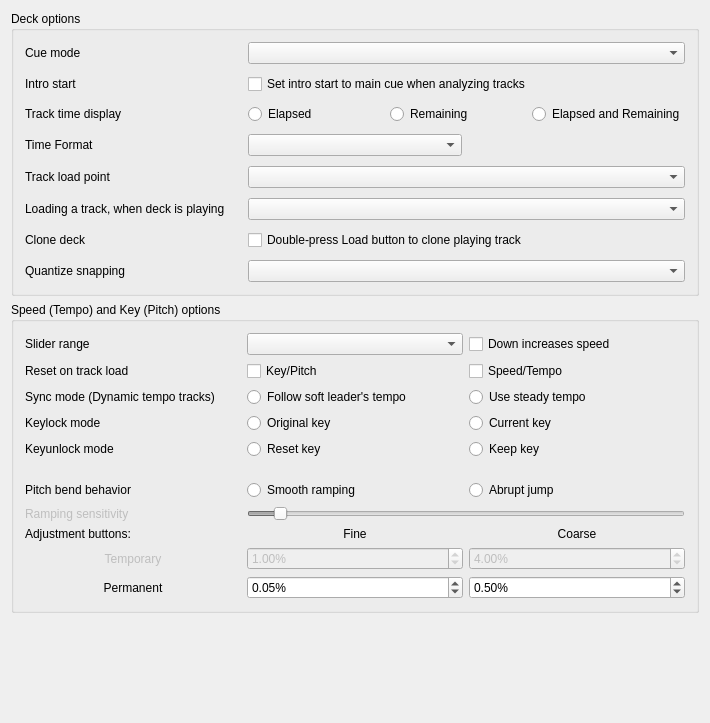
<?xml version="1.0" encoding="UTF-8"?>
<ui version="4.0">
 <class>DlgPrefDeckDlg</class>
 <widget class="QWidget" name="DlgPrefDeckDlg">
  <property name="geometry">
   <rect>
    <x>0</x>
    <y>0</y>
    <width>710</width>
    <height>723</height>
   </rect>
  </property>
  <property name="windowTitle">
   <string>Deck Preferences</string>
  </property>
  <layout class="QGridLayout" name="gridLayout_3">
   <item row="0" column="0">
    <widget class="QGroupBox" name="groupBoxDeckOptions">
     <property name="title">
      <string>Deck options</string>
     </property>
     <layout class="QGridLayout" name="GridLayout1">
      <property name="spacing">
       <number>10</number>
      </property>
      <item row="5" column="0">
       <widget class="QLabel" name="labelLoadWhenDeckPlaying">
        <property name="text">
         <string>Loading a track, when deck is playing</string>
        </property>
        <property name="buddy">
         <cstring>comboBoxLoadWhenDeckPlaying</cstring>
        </property>
       </widget>
      </item>
      <item row="0" column="0">
       <widget class="QLabel" name="labelCueMode">
        <property name="text">
         <string>Cue mode</string>
        </property>
        <property name="openExternalLinks">
         <bool>true</bool>
        </property>
        <property name="buddy">
         <cstring>ComboBoxCueMode</cstring>
        </property>
       </widget>
      </item>
      <item row="4" column="1" colspan="2">
       <widget class="QComboBox" name="comboBoxLoadPoint"/>
      </item>
      <item row="1" column="1" colspan="2">
       <widget class="QCheckBox" name="checkBoxIntroStartMove">
        <property name="toolTip">
         <string>When the analyzer places the intro start point automatically,
it will place it at the main cue point if the main cue point has been set previously.
This may be helpful for upgrading to Mixxx 2.3 from earlier versions.

If this option is disabled, the intro start point is automatically placed at the first sound.</string>
        </property>
        <property name="text">
         <string>Set intro start to main cue when analyzing tracks</string>
        </property>
       </widget>
      </item>
      <item row="1" column="0">
       <widget class="QLabel" name="labelIntroStartMove">
        <property name="text">
         <string>Intro start</string>
        </property>
        <property name="buddy">
         <cstring>ComboBoxCueMode</cstring>
        </property>
       </widget>
      </item>
      <item row="0" column="1" colspan="2">
       <widget class="QComboBox" name="ComboBoxCueMode">
        <property name="toolTip">
         <string>Mixxx mode:
- Cue button while pause at cue point = preview
- Cue button while pause not at cue point = set cue point
- Cue button while playing = pause at cue point
Mixxx mode (no blinking):
- Same as Mixxx mode but with no blinking indicators
Pioneer mode:
- Same as Mixxx mode with a flashing play button
Denon mode:
- Cue button at cue point = preview
- Cue button not at cue point = pause at cue point
- Play = set cue point
Numark mode:
- Same as Denon mode, but without a flashing play button
CUP mode:
- Cue button while pause at cue point = play after release
- Cue button while pause not at cue point = set cue point and play after release
- Cue button while playing = go to cue point and play after release
</string>
        </property>
       </widget>
      </item>
      <item row="6" column="0">
       <widget class="QLabel" name="labelCloneDeckOnLoadDoubleTap">
        <property name="text">
         <string>Clone deck</string>
        </property>
        <property name="buddy">
         <cstring>checkBoxCloneDeckOnLoadDoubleTap</cstring>
        </property>
       </widget>
      </item>
      <item row="3" column="0">
       <widget class="QLabel" name="labelTimeDisplay">
        <property name="text">
         <string>Time Format</string>
        </property>
       </widget>
      </item>
      <item row="3" column="1">
       <widget class="QComboBox" name="comboBoxTimeFormat"/>
      </item>
      <item row="4" column="0">
       <widget class="QLabel" name="labelLoadPoint">
        <property name="text">
         <string>Track load point</string>
        </property>
       </widget>
      </item>
      <item row="2" column="0">
       <widget class="QLabel" name="labelPositionDisplay">
        <property name="enabled">
         <bool>true</bool>
        </property>
        <property name="font">
         <font/>
        </property>
        <property name="text">
         <string>Track time display</string>
        </property>
        <property name="wordWrap">
         <bool>false</bool>
        </property>
        <property name="buddy">
         <cstring>radioButtonElapsed</cstring>
        </property>
       </widget>
      </item>
      <item row="5" column="1" colspan="2">
       <widget class="QComboBox" name="comboBoxLoadWhenDeckPlaying"/>
      </item>
      <item row="2" column="1" colspan="2">
       <layout class="QHBoxLayout" name="horizontalLayout">
        <item>
         <widget class="QRadioButton" name="radioButtonElapsed">
          <property name="text">
           <string>Elapsed</string>
          </property>
          <attribute name="buttonGroup">
           <string notr="true">buttonGroupTrackTime</string>
          </attribute>
         </widget>
        </item>
        <item>
         <widget class="QRadioButton" name="radioButtonRemaining">
          <property name="text">
           <string>Remaining</string>
          </property>
          <attribute name="buttonGroup">
           <string notr="true">buttonGroupTrackTime</string>
          </attribute>
         </widget>
        </item>
        <item>
         <widget class="QRadioButton" name="radioButtonElapsedAndRemaining">
          <property name="text">
           <string>Elapsed and Remaining</string>
          </property>
          <attribute name="buttonGroup">
           <string notr="true">buttonGroupTrackTime</string>
          </attribute>
         </widget>
        </item>
       </layout>
      </item>
      <item row="6" column="1" colspan="2">
       <widget class="QCheckBox" name="checkBoxCloneDeckOnLoadDoubleTap">
        <property name="toolTip">
         <string>Create a playing clone of the first playing deck by double-tapping a Load button on a controller or keyboard.
You can always drag-and-drop tracks on screen to clone a deck.</string>
        </property>
        <property name="text">
         <string>Double-press Load button to clone playing track</string>
        </property>
       </widget>
      </item>
      <item row="7" column="0">
       <widget class="QLabel" name="labelQuantizeResolution">
        <property name="text">
         <string>Quantize snapping</string>
        </property>
        <property name="buddy">
         <cstring>comboBoxQuantizeResolution</cstring>
        </property>
       </widget>
      </item>
      <item row="7" column="1" colspan="2">
       <widget class="QComboBox" name="comboBoxQuantizeResolution"/>
      </item>
     </layout>
    </widget>
   </item>
   <item row="1" column="0">
    <widget class="QGroupBox" name="groupBoxSpeedPitchOptions">
     <property name="title">
      <string>Speed (Tempo) and Key (Pitch) options</string>
     </property>
     <layout class="QGridLayout" name="gridLayout_7">
      <item row="0" column="0">
       <layout class="QGridLayout" name="GridLayoutSpeedOptions">
        <item row="11" column="2">
         <widget class="QDoubleSpinBox" name="spinBoxPermanentRateCoarse">
          <property name="toolTip">
           <string>Permanent rate change when left-clicking</string>
          </property>
          <property name="accelerated">
           <bool>true</bool>
          </property>
          <property name="suffix">
           <string>%</string>
          </property>
          <property name="decimals">
           <number>2</number>
          </property>
          <property name="minimum">
           <double>0.010000000000000</double>
          </property>
          <property name="maximum">
           <double>10.000000000000000</double>
          </property>
          <property name="singleStep">
           <double>0.010000000000000</double>
          </property>
          <property name="value">
           <double>0.500000000000000</double>
          </property>
         </widget>
        </item>
        <item row="11" column="1">
         <widget class="QDoubleSpinBox" name="spinBoxPermanentRateFine">
          <property name="toolTip">
           <string>Permanent rate change when right-clicking</string>
          </property>
          <property name="accelerated">
           <bool>true</bool>
          </property>
          <property name="suffix">
           <string>%</string>
          </property>
          <property name="decimals">
           <number>2</number>
          </property>
          <property name="minimum">
           <double>0.010000000000000</double>
          </property>
          <property name="maximum">
           <double>10.000000000000000</double>
          </property>
          <property name="singleStep">
           <double>0.010000000000000</double>
          </property>
          <property name="value">
           <double>0.050000000000000</double>
          </property>
         </widget>
        </item>
        <item row="1" column="0">
         <widget class="QLabel" name="labelSpeedPitchReset">
          <property name="text">
           <string>Reset on track load</string>
          </property>
          <property name="buddy">
           <cstring>checkBoxResetPitch</cstring>
          </property>
         </widget>
        </item>
        <item row="3" column="2">
         <widget class="QRadioButton" name="radioButtonCurrentKey">
          <property name="text">
           <string>Current key</string>
          </property>
          <attribute name="buttonGroup">
           <string notr="true">buttonGroupKeyLockMode</string>
          </attribute>
         </widget>
        </item>
        <item row="10" column="1">
         <widget class="QDoubleSpinBox" name="spinBoxTemporaryRateFine">
          <property name="enabled">
           <bool>false</bool>
          </property>
          <property name="toolTip">
           <string>Temporary rate change when right-clicking</string>
          </property>
          <property name="accelerated">
           <bool>true</bool>
          </property>
          <property name="suffix">
           <string>%</string>
          </property>
          <property name="decimals">
           <number>2</number>
          </property>
          <property name="minimum">
           <double>0.010000000000000</double>
          </property>
          <property name="maximum">
           <double>10.000000000000000</double>
          </property>
          <property name="singleStep">
           <double>0.010000000000000</double>
          </property>
          <property name="value">
           <double>1.000000000000000</double>
          </property>
         </widget>
        </item>
        <item row="11" column="0">
         <widget class="QLabel" name="labelSpeedPermanent">
          <property name="text">
           <string>Permanent</string>
          </property>
          <property name="alignment">
           <set>Qt::AlignCenter</set>
          </property>
         </widget>
        </item>
        <item row="7" column="1" colspan="2">
         <widget class="QSlider" name="SliderRateRampSensitivity">
          <property name="enabled">
           <bool>false</bool>
          </property>
          <property name="minimum">
           <number>100</number>
          </property>
          <property name="maximum">
           <number>2500</number>
          </property>
          <property name="singleStep">
           <number>50</number>
          </property>
          <property name="value">
           <number>250</number>
          </property>
          <property name="orientation">
           <enum>Qt::Horizontal</enum>
          </property>
         </widget>
        </item>
        <item row="10" column="0">
         <widget class="QLabel" name="labelSpeedTemporary">
          <property name="enabled">
           <bool>false</bool>
          </property>
          <property name="text">
           <string>Temporary</string>
          </property>
          <property name="alignment">
           <set>Qt::AlignCenter</set>
          </property>
         </widget>
        </item>
        <item row="2" column="0">
         <widget class="QLabel" name="labelSyncMode">
          <property name="text">
           <string>Sync mode (Dynamic tempo tracks)</string>
          </property>
          <property name="openExternalLinks">
           <bool>true</bool>
          </property>
         </widget>
        </item>
        <item row="3" column="0">
         <widget class="QLabel" name="labelKeylockMode">
          <property name="text">
           <string>Keylock mode</string>
          </property>
          <property name="buddy">
           <cstring>radioButtonOriginalKey</cstring>
          </property>
         </widget>
        </item>
        <item row="7" column="0">
         <widget class="QLabel" name="labelSpeedRampSensitivity">
          <property name="enabled">
           <bool>false</bool>
          </property>
          <property name="text">
           <string>Ramping sensitivity</string>
          </property>
          <property name="buddy">
           <cstring>SliderRateRampSensitivity</cstring>
          </property>
         </widget>
        </item>
        <item row="6" column="0">
         <widget class="QLabel" name="labelSpeedBendBehavior">
          <property name="text">
           <string>Pitch bend behavior</string>
          </property>
          <property name="buddy">
           <cstring>radioButtonRateRampModeStepping</cstring>
          </property>
         </widget>
        </item>
        <item row="3" column="1">
         <widget class="QRadioButton" name="radioButtonOriginalKey">
          <property name="text">
           <string>Original key</string>
          </property>
          <attribute name="buttonGroup">
           <string notr="true">buttonGroupKeyLockMode</string>
          </attribute>
         </widget>
        </item>
        <item row="10" column="2">
         <widget class="QDoubleSpinBox" name="spinBoxTemporaryRateCoarse">
          <property name="enabled">
           <bool>false</bool>
          </property>
          <property name="toolTip">
           <string>Temporary rate change when left-clicking</string>
          </property>
          <property name="accelerated">
           <bool>true</bool>
          </property>
          <property name="suffix">
           <string>%</string>
          </property>
          <property name="decimals">
           <number>2</number>
          </property>
          <property name="minimum">
           <double>0.010000000000000</double>
          </property>
          <property name="maximum">
           <double>10.000000000000000</double>
          </property>
          <property name="singleStep">
           <double>0.010000000000000</double>
          </property>
          <property name="value">
           <double>4.000000000000000</double>
          </property>
         </widget>
        </item>
        <item row="1" column="2">
         <widget class="QCheckBox" name="checkBoxResetSpeed">
          <property name="text">
           <string>Speed/Tempo</string>
          </property>
         </widget>
        </item>
        <item row="1" column="1">
         <widget class="QCheckBox" name="checkBoxResetPitch">
          <property name="text">
           <string>Key/Pitch</string>
          </property>
         </widget>
        </item>
        <item row="9" column="0">
         <widget class="QLabel" name="labelSpeedAdjustment">
          <property name="text">
           <string>Adjustment buttons:</string>
          </property>
         </widget>
        </item>
        <item row="2" column="1">
         <widget class="QRadioButton" name="radioButtonSoftLeader">
          <property name="toolTip">
           <string>Apply tempo changes from a soft-leading track (usually the leaving track in a transition) to the follower tracks. After the transition, the follower track will continue with the previous leader's very last tempo. Changes from explicit selected leaders are always applied.</string>
          </property>
          <property name="text">
           <string>Follow soft leader's tempo</string>
          </property>
          <attribute name="buttonGroup">
           <string notr="true">buttonGroupSyncMode</string>
          </attribute>
         </widget>
        </item>
        <item row="9" column="2">
         <widget class="QLabel" name="labelSpeedCoarse">
          <property name="enabled">
           <bool>true</bool>
          </property>
          <property name="font">
           <font/>
          </property>
          <property name="toolTip">
           <string/>
          </property>
          <property name="text">
           <string>Coarse</string>
          </property>
          <property name="alignment">
           <set>Qt::AlignCenter</set>
          </property>
          <property name="wordWrap">
           <bool>false</bool>
          </property>
          <property name="buddy">
           <cstring>spinBoxPermanentRateCoarse</cstring>
          </property>
         </widget>
        </item>
        <item row="9" column="1">
         <widget class="QLabel" name="labelSpeedFine">
          <property name="enabled">
           <bool>true</bool>
          </property>
          <property name="font">
           <font/>
          </property>
          <property name="toolTip">
           <string/>
          </property>
          <property name="text">
           <string>Fine</string>
          </property>
          <property name="alignment">
           <set>Qt::AlignCenter</set>
          </property>
          <property name="wordWrap">
           <bool>false</bool>
          </property>
          <property name="buddy">
           <cstring>spinBoxPermanentRateFine</cstring>
          </property>
         </widget>
        </item>
        <item row="0" column="2">
         <widget class="QCheckBox" name="checkBoxInvertSpeedSlider">
          <property name="toolTip">
           <string>Make the speed sliders work like those on DJ turntables and CDJs where moving downward increases the speed</string>
          </property>
          <property name="text">
           <string>Down increases speed</string>
          </property>
         </widget>
        </item>
        <item row="0" column="0">
         <widget class="QLabel" name="labelSpeedSliderrange">
          <property name="enabled">
           <bool>true</bool>
          </property>
          <property name="font">
           <font/>
          </property>
          <property name="text">
           <string>Slider range</string>
          </property>
          <property name="wordWrap">
           <bool>false</bool>
          </property>
          <property name="buddy">
           <cstring>ComboBoxRateRange</cstring>
          </property>
         </widget>
        </item>
        <item row="0" column="1">
         <widget class="QComboBox" name="ComboBoxRateRange">
          <property name="font">
           <font/>
          </property>
          <property name="toolTip">
           <string>Adjusts the range of the speed (Vinyl &quot;Pitch&quot;) slider.</string>
          </property>
         </widget>
        </item>
        <item row="6" column="2">
         <widget class="QRadioButton" name="radioButtonRateRampModeStepping">
          <property name="text">
           <string>Abrupt jump</string>
          </property>
          <attribute name="buttonGroup">
           <string notr="true">buttonGroupSpeedBendBehavior</string>
          </attribute>
         </widget>
        </item>
        <item row="6" column="1">
         <widget class="QRadioButton" name="radioButtonRateRampModeLinear">
          <property name="toolTip">
           <string>Smoothly adjusts deck speed when temporary change buttons are held down</string>
          </property>
          <property name="text">
           <string>Smooth ramping</string>
          </property>
          <attribute name="buttonGroup">
           <string notr="true">buttonGroupSpeedBendBehavior</string>
          </attribute>
         </widget>
        </item>
        <item row="4" column="0">
         <widget class="QLabel" name="labelKeyunlockMode">
          <property name="text">
           <string>Keyunlock mode</string>
          </property>
         </widget>
        </item>
        <item row="4" column="1">
         <widget class="QRadioButton" name="radioButtonResetUnlockedKey">
          <property name="text">
           <string>Reset key</string>
          </property>
          <attribute name="buttonGroup">
           <string notr="true">buttonGroupKeyUnlockMode</string>
          </attribute>
         </widget>
        </item>
        <item row="4" column="2">
         <widget class="QRadioButton" name="radioButtonKeepUnlockedKey">
          <property name="text">
           <string>Keep key</string>
          </property>
          <attribute name="buttonGroup">
           <string notr="true">buttonGroupKeyUnlockMode</string>
          </attribute>
         </widget>
        </item>
        <item row="2" column="2">
         <widget class="QRadioButton" name="radioButtonLockBpm">
          <property name="toolTip">
           <string>The tempo of a previous soft leader track at the beginning of the transition is kept steady. After the transition, the follower track will maintain this original tempo. This technique serves as a workaround to avoid dynamic tempo changes, as seen during the outro of rubato-style tracks. For instance, it prevents the follower track from continuing with a slowed-down tempo of the soft leader. This corresponds to the behavior before Mixxx 2.4. Changes from explicit selected leaders are always applied.</string>
          </property>
          <property name="text">
           <string>Use steady tempo</string>
          </property>
          <attribute name="buttonGroup">
           <string notr="true">buttonGroupSyncMode</string>
          </attribute>
         </widget>
        </item>
        <item row="5" column="0">
         <spacer name="verticalSpacer1">
          <property name="orientation">
           <enum>Qt::Vertical</enum>
          </property>
          <property name="sizeHint" stdset="0">
           <size>
            <width>20</width>
            <height>15</height>
           </size>
          </property>
         </spacer>
        </item>
       </layout>
      </item>
     </layout>
    </widget>
   </item>
   <item row="2" column="0">
    <spacer name="verticalSpacer2">
     <property name="orientation">
      <enum>Qt::Vertical</enum>
     </property>
     <property name="sizeHint" stdset="0">
      <size>
       <width>20</width>
       <height>40</height>
      </size>
     </property>
    </spacer>
   </item>
  </layout>
 </widget>
 <layoutdefault spacing="6" margin="11"/>
 <tabstops>
  <tabstop>ComboBoxCueMode</tabstop>
  <tabstop>checkBoxIntroStartMove</tabstop>
  <tabstop>radioButtonElapsed</tabstop>
  <tabstop>radioButtonRemaining</tabstop>
  <tabstop>radioButtonElapsedAndRemaining</tabstop>
  <tabstop>comboBoxTimeFormat</tabstop>
  <tabstop>comboBoxLoadPoint</tabstop>
  <tabstop>comboBoxLoadWhenDeckPlaying</tabstop>
  <tabstop>checkBoxCloneDeckOnLoadDoubleTap</tabstop>
  <tabstop>ComboBoxRateRange</tabstop>
  <tabstop>checkBoxInvertSpeedSlider</tabstop>
  <tabstop>checkBoxResetPitch</tabstop>
  <tabstop>checkBoxResetSpeed</tabstop>
  <tabstop>radioButtonSoftLeader</tabstop>
  <tabstop>radioButtonOriginalKey</tabstop>
  <tabstop>radioButtonCurrentKey</tabstop>
  <tabstop>radioButtonResetUnlockedKey</tabstop>
  <tabstop>radioButtonKeepUnlockedKey</tabstop>
  <tabstop>radioButtonRateRampModeLinear</tabstop>
  <tabstop>radioButtonRateRampModeStepping</tabstop>
  <tabstop>SliderRateRampSensitivity</tabstop>
  <tabstop>spinBoxTemporaryRateFine</tabstop>
  <tabstop>spinBoxTemporaryRateCoarse</tabstop>
  <tabstop>spinBoxPermanentRateFine</tabstop>
  <tabstop>spinBoxPermanentRateCoarse</tabstop>
 </tabstops>
 <resources/>
 <buttongroups>
  <buttongroup name="buttonGroupTrackTime"/>
  <buttongroup name="buttonGroupKeyUnlockMode"/>
  <buttongroup name="buttonGroupKeyLockMode"/>
  <buttongroup name="buttonGroupSpeedBendBehavior"/>
  <buttongroup name="buttonGroupSyncMode"/>
 </buttongroups>
</ui>
